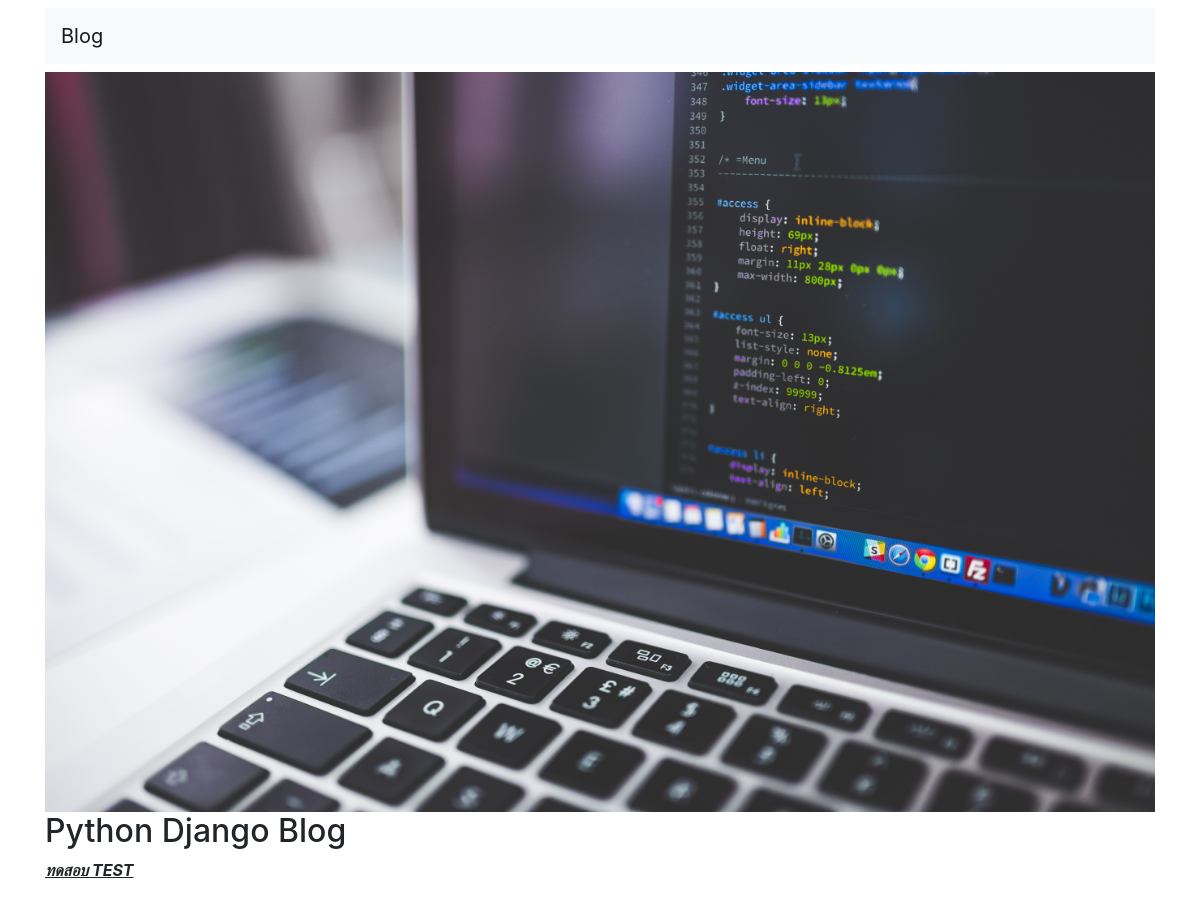
Screenshot of /view/1 with the database file from the repository.
### MyWebsite/models.py (models this page shows, shortened)
class TablesNews(models.Model):
    photo = models.ImageField(upload_to='Photo', default='')
    title = models.CharField(max_length=1000)
    detail = RichTextField()
    date = models.DateTimeField(auto_now_add=True, blank=False)
    date_updated = models.DateTimeField(auto_now=True, blank=False)

### MyWebsite/views.py (the view)
# urls.py: path('view/<int:id>', views.view, name='view'),
def view(request, id=None):
    blog = TablesNews.objects.filter(id=id)
    data = {
        "blog":blog
    }
    return render(request, 'view.html', {'data':data})

### MyWebsite/templates/view.html (shortened to what this page needs)
<!DOCTYPE html>
<html lang="en">
  <head>
    <link rel="stylesheet" href="https://cdn.jsdelivr.net/npm/bootstrap@4.6.0/dist/css/bootstrap.min.css">
  </head>
  <body>
    <div class="container">
      <nav class="navbar navbar-light bg-light mt-2 mb-2">
        <a class="navbar-brand" href="#">Blog</a>
      </nav>
     {% for i in data.blog %}
     <img src="{{i.photo.url}}" class="img-fluid" alt="...">
          <h2>{{i.title}}</h2>
          {{ i.detail|safe }}
     {% endfor %}
    </div>
  </body>
</html>

### rows the page displays
TablesNews: photo (picture), title "Python Django Blog", detail "ทดสอบ TEST"
